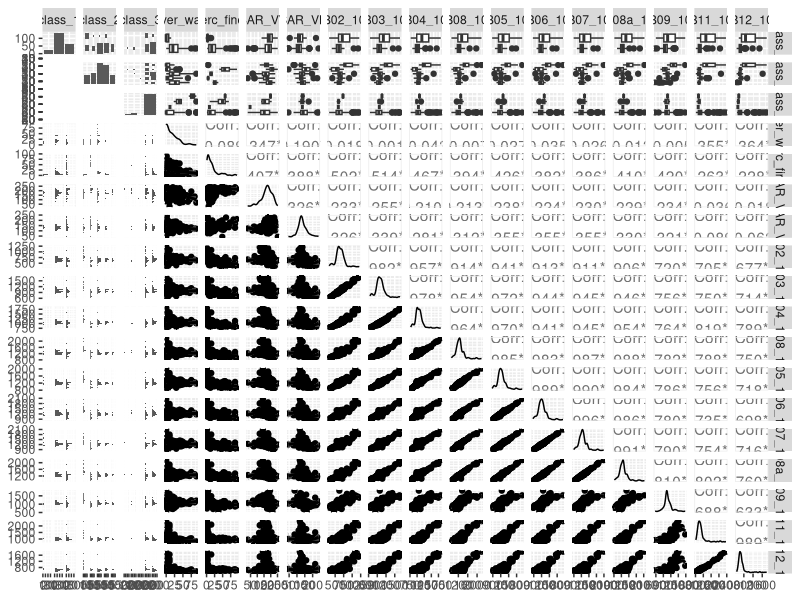

The R source for this figure: (Note: this script raises an error after producing the figure.)
setwd("D:/Work/FCUL/Doutoramento/R/Mapping_coastal_Habitats_Guinea_Bissau/Github/Map_InterSedim_Bijagos")
rm(list=ls())
graphics.off()

##load packages
packs<-c("ggplot2","cluster","reshape","GGally","car")
lapply(packs,require,character.only=T)

##load data base created from script Intertidaç_class1
df<-read.table("./Data_in/DF_ex.csv",header=T,sep=";")
str(df)

ggpairs(df[,c(2:5,15,20:32)],lower = list(continuous="smooth_loess"))

scatterplotMatrix(~SAR_VV+SAR_VH+SAR_VH_VV+uca+perc_finos+cover_water,data=df,smoother=F)

## Compute NDWI and mNDWI

df$NDWI_1<-(df$B08_10-df$B12_10)/(df$B08_10+df$B12_10)
df$NDWI_2<-(df$B03_10-df$B08_10)/(df$B03_10+df$B08_10)
df$mNDWI<-(df$B03_10-df$B11_10)/(df$B03_10+df$B11_10)
df$SAR_VH_VV<-(df$SAR_VH/df$SAR_VV)

ggplot(df,aes(x=df$perc_finos,y=SAR_VV))+
  geom_point(size=2)+
  geom_smooth(method=lm,se=F)+
  facet_grid(uca~ .)

ggplot(df,aes(x=factor(uca),y=perc_finos))+
  geom_boxplot(outlier.color = "red")

ggplot(df,aes(x=SAR_VH,y=cover_water,col=class_1))+
  geom_point(size=2)+
  geom_smooth(method=lm,se=F)

# statistics: 

## Granulometria

### Perc finos tem efeito significativo no sinal de SAR VV, assim como a presença de uca. Não há interaçao entre uca e finos...
x<-lm(SAR_VV~factor(uca)*perc_finos,data=df)
summary(x)
anova(x)

### Também efeito significativo de perc finos tb no SAR VH, mas não de uca. Nao há interacção
x1<-lm(SAR_VH~factor(uca)*perc_finos,data=df)
summary(x1)
anova(x1)

### nao significativo, uca marginalmente significativo
x2<-lm(SAR_VH_VV~factor(uca)*perc_finos,data=df)
summary(x2)
anova(x2)


## Moisture

y<-lm(SAR_VV~cover_water,data=df)
summary(y)
anova(y)


y1<-lm(SAR_VH~cover_water,data=df)
summary(y1)
anova(y1)

y2<-lm(SAR_VH_VV~cover_water,data=df)
summary(y2)
anova(y2)
